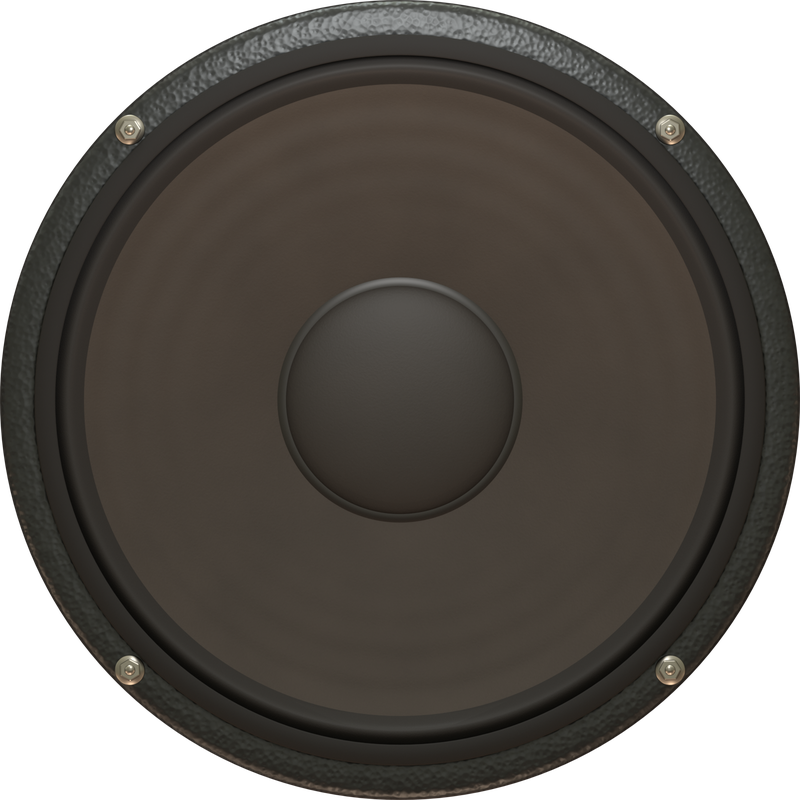
#> input picture assets/corona/speaker-10.png, 800 x 800 px, given in place of enclosure-gravity.png, which was not available
$ python package_assets.py ../../../assets/corona/speaker-10.png
#> lines starting #> are read from the running program, lines starting #| are printed output that depends on the picture
"""Packages the guitar pedals' renders as assets/pedals: each at twice the face's size
(sharp at 200%), the small parts' shadows faded out before the frame's edge, the
toggles' chrome brought down to the pedals' light. Corona's footswitch button and
jewel are drawn from assets/corona as they are.

    python package_assets.py <renders folder>

The folder holds the renders under the names the README's commands give them.
"""
import os
import sys

from PIL import Image

HERE = os.path.dirname(os.path.abspath(__file__))
sys.path.insert(0, os.path.join(os.path.dirname(HERE), "corona"))
from package_assets import fade_edges, tone  # noqa: E402

OUT = os.path.join(os.path.dirname(os.path.dirname(os.path.dirname(HERE))), "assets", "pedals")
FINISHES = ("gravity", "flare", "comet", "tide", "polaris")


def save(img, name, size):
    if img.size != size:
        img = img.resize(size, Image.LANCZOS)
    path = os.path.join(OUT, name)
    if name.endswith(".jpg"):
        img.convert("RGB").save(path, quality=90, optimize=True, progressive=True)
    else:
        img.save(path, optimize=True)
    print(f"{name:22s} {size[0]} x {size[1]}  {os.path.getsize(path) // 1024} KB")


def main():
    src = sys.argv[1]

    def open_(name, mode="RGBA"):
#> called with name = 'enclosure-gravity.png', mode = 'RGB'
        return Image.open(os.path.join(src, name)).convert(mode)
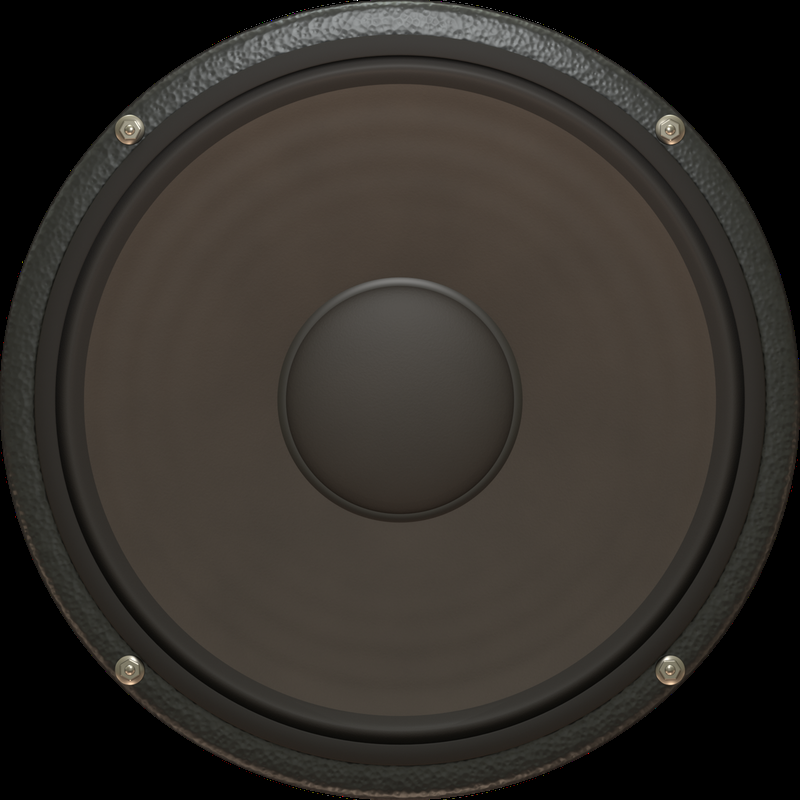
#> returned value: PIL image 800x800 RGB; mean R, G, B 51.3, 47, 42.1

    os.makedirs(OUT, exist_ok=True)
    for finish in FINISHES:
        save(open_(f"enclosure-{finish}.png", "RGB"), f"enclosure-{finish}.jpg", (720, 1200))
#> in save, `img = img.resize(size, Image.LANCZOS)`:
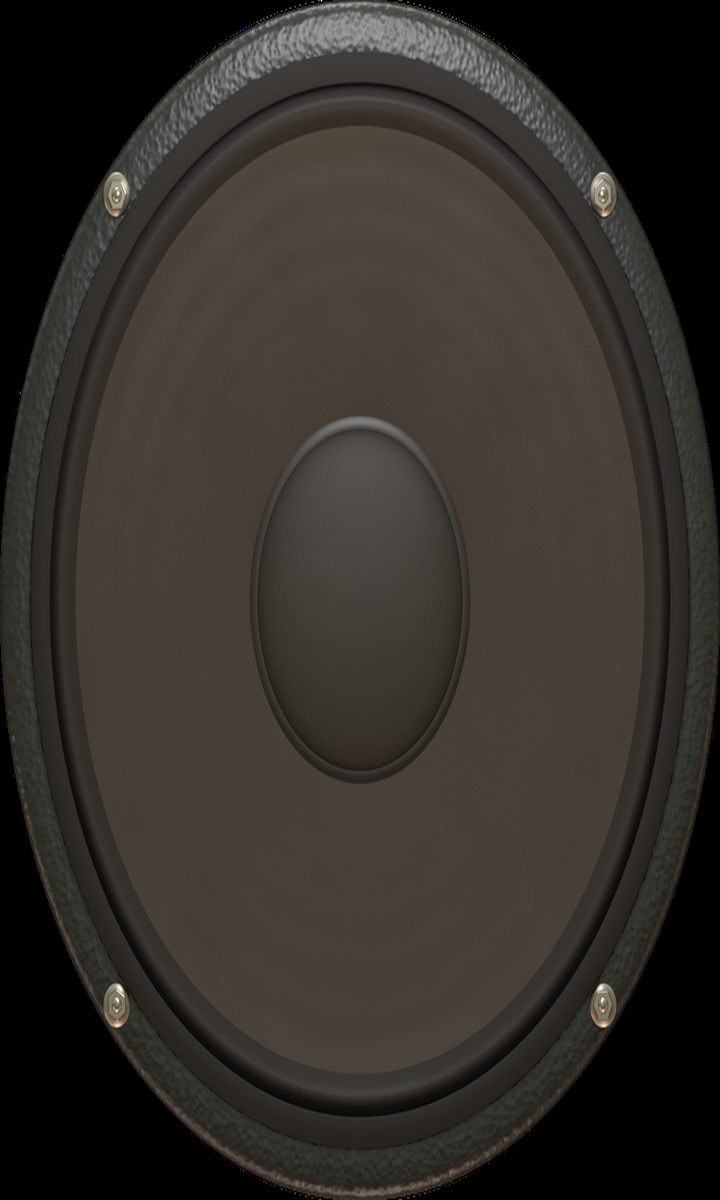
#> img: PIL image 720x1200 RGB; mean R, G, B 51.3, 47, 42.1
#| enclosure-gravity.jpg  720 x 1200  67 KB
#> pass 2 of the loop in main, `for finish in FINISHES:`:
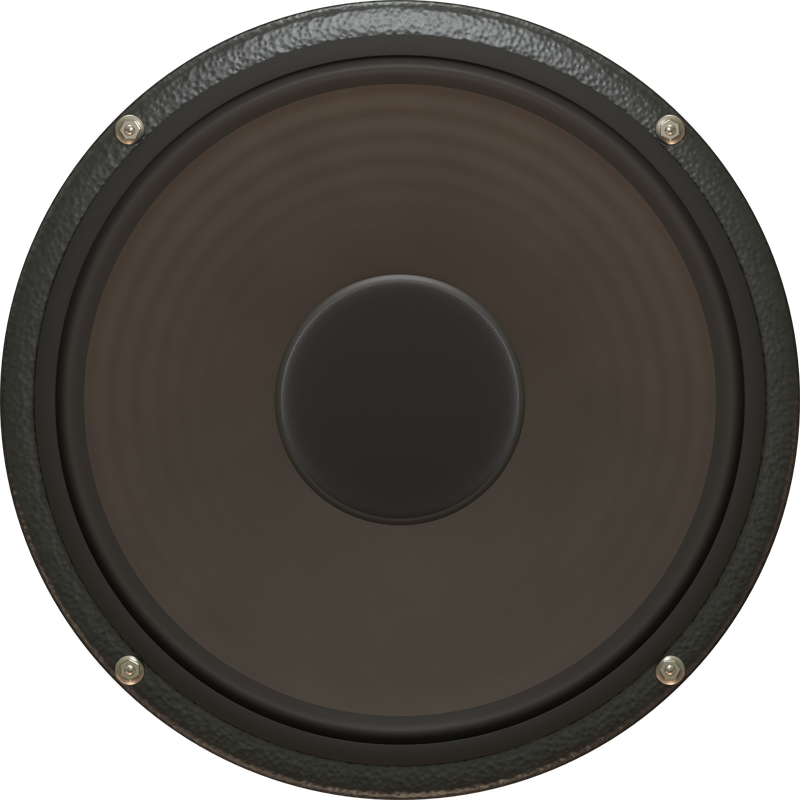
#> input picture assets/corona/speaker-12.png, 800 x 800 px, given in place of enclosure-flare.png, which was not available
#> in open_ (call 2), `return Image.open(os.path.join(src, name)).convert(mode)`:
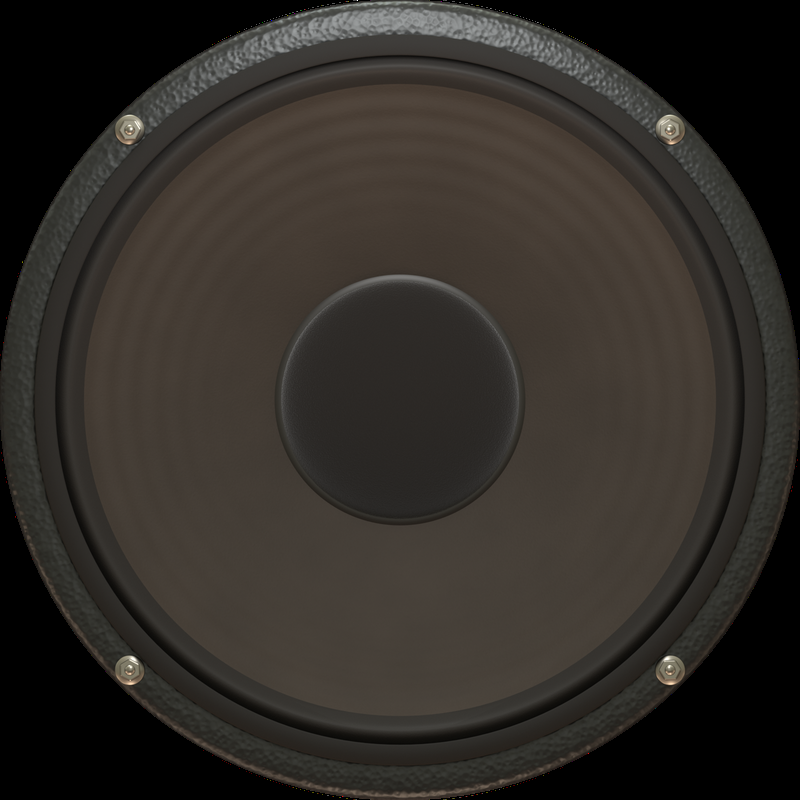
#> returned value: PIL image 800x800 RGB; mean R, G, B 48.6, 44.4, 39.8
#> in save (call 2), `img = img.resize(size, Image.LANCZOS)`:
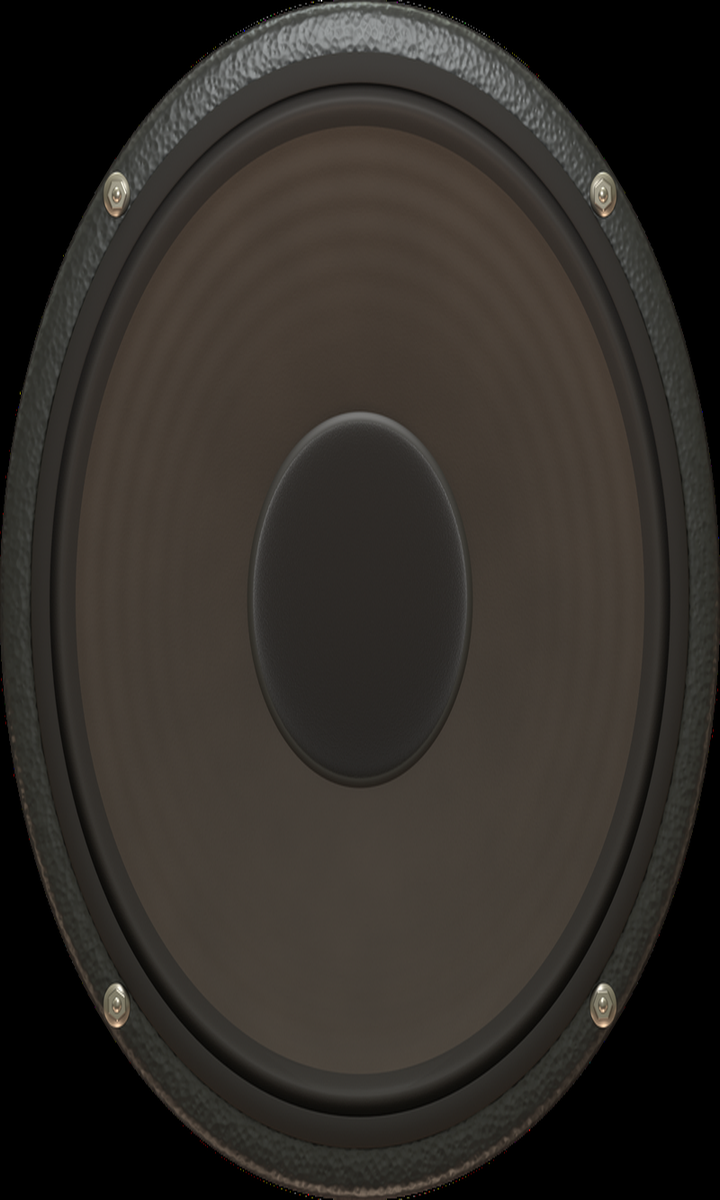
#> img: PIL image 720x1200 RGB; mean R, G, B 48.6, 44.5, 39.8
#| enclosure-flare.jpg    720 x 1200  67 KB
    save(fade_edges(open_("knob-body.png")), "knob-body.png", (480, 720))
    # The pointer cropped to just past the flange (1.92 of the render's 3.0 units):
    # the knob's bounds, so hovering it repaints no more than the knob.
    pointer = open_("knob-pointer.png")
    side = round(pointer.width * 1.92 / 3.0)
    left = (pointer.width - side) // 2
    save(pointer.crop((left, left, left + side, left + side)), "knob-pointer.png", (320, 320))
    for state in ("up", "centre", "down"):
        save(fade_edges(tone(open_(f"toggle-{state}.png"), exposure=0.95, knee=0.6)), f"toggle-{state}.png",
             (238, 357))
    total = sum(os.path.getsize(os.path.join(OUT, f)) for f in os.listdir(OUT))
    print("wrote", OUT, total // 1024, "KB")


if __name__ == "__main__":
#> (the run stopped early here; a loop or call above may not have finished)
